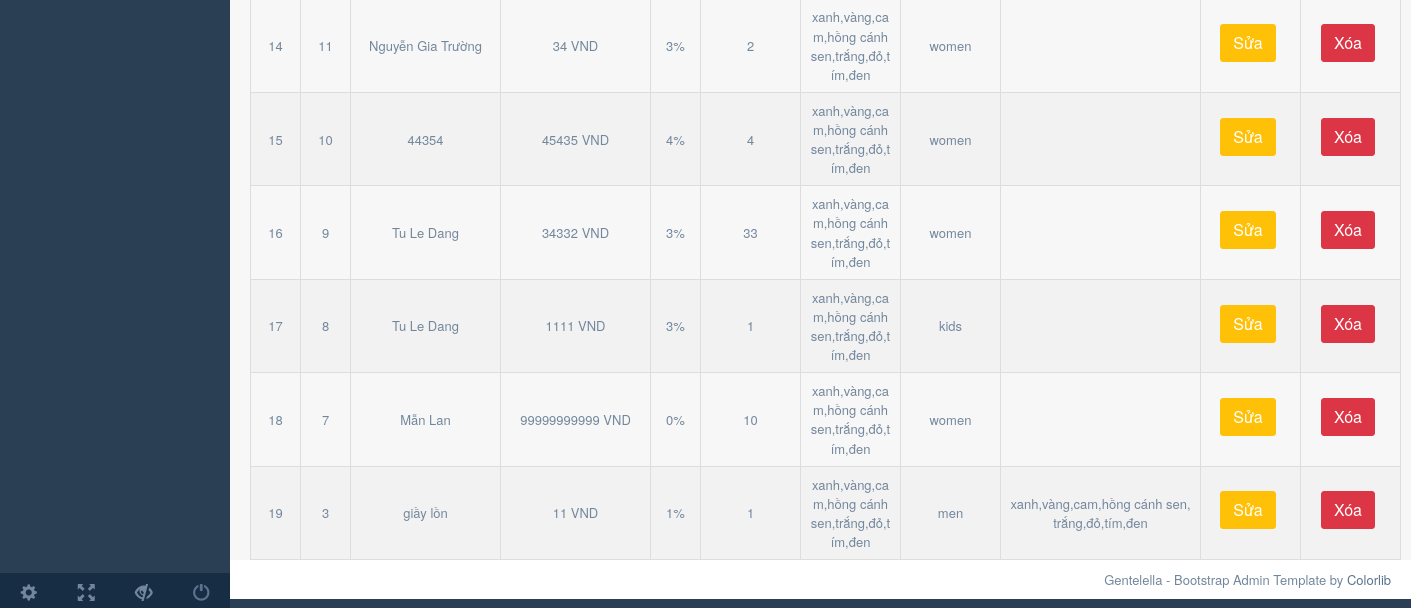
The page /admin/production/shoe.php (signed in, lower part) on the database as committed earlier.
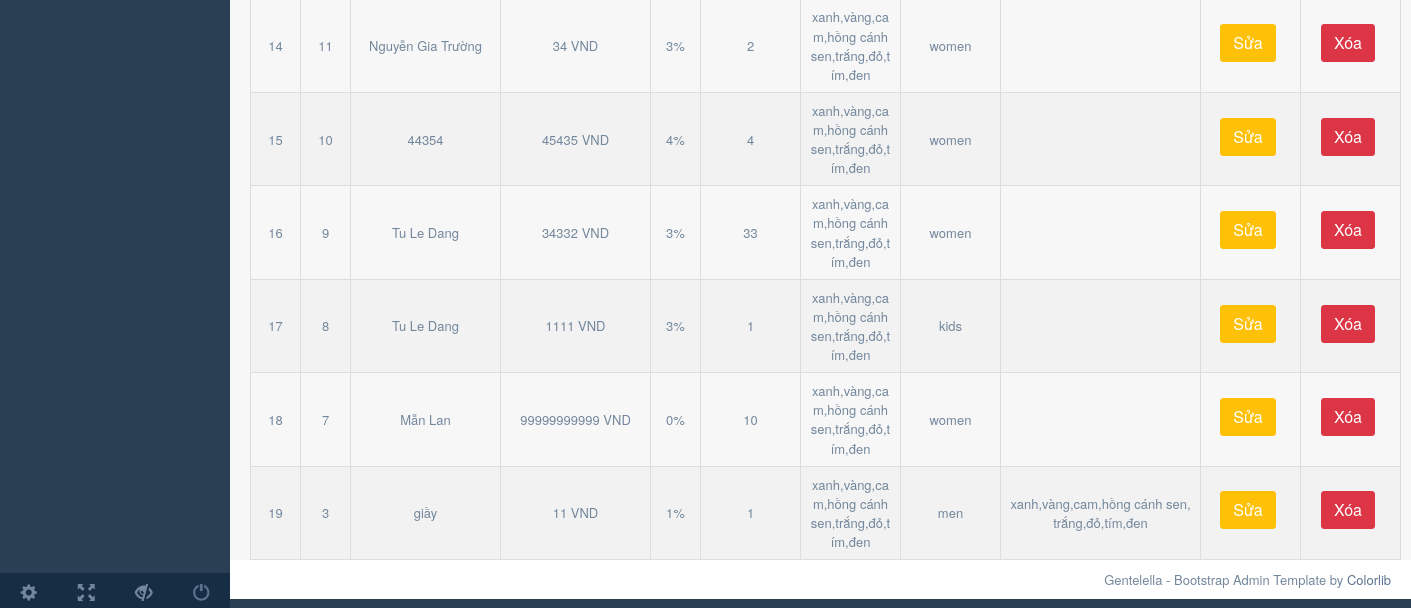
The same page on the database as committed later.
### tables this page shows
CREATE TABLE `shoe` (
  `id` int(11) NOT NULL,
  `name` varchar(255) NOT NULL,
  `price` bigint(11) NOT NULL,
  `sale` int(11) NOT NULL,
  `size` varchar(255) NOT NULL,
  `category_id` int(11) NOT NULL,
  `color` varchar(255) NOT NULL,
  `review` varchar(500) NOT NULL
);

CREATE TABLE `category` (
  `id` int(11) NOT NULL,
  `name` varchar(255) NOT NULL
);

### repository/shoeRepository.php (called while the page is built, shortened)
<?php
    require_once(__DIR__."../../connect.php");
    class ShoeRepository{
        public function getAll($limit){
            global $conn;
            $sql = "select s.id as shoe_id, s.name as shoe_name, s.*, c.* from shoe s join category c on c.id=s.category_id order by s.id desc ";
            return mysqli_query($conn,$sql);
        }
    }
?>

### admin/production/shoe.php (the view, shortened to what this page needs)
<?php
    require_once("../../backend/filterAdmin.php");
    require_once("../../repository/shoeRepository.php");
    $shoeRepository = new ShoeRepository();
?>
<!DOCTYPE html>
<html lang="en">
  <head>
    <link href="../vendors/bootstrap/dist/css/bootstrap.min.css" rel="stylesheet">
    <link href="../vendors/font-awesome/css/font-awesome.min.css" rel="stylesheet">
    <link href="../vendors/nprogress/nprogress.css" rel="stylesheet">
    <link href="../vendors/iCheck/skins/flat/green.css" rel="stylesheet">
    <link href="../vendors/bootstrap-progressbar/css/bootstrap-progressbar-3.3.4.min.css" rel="stylesheet">
    <link href="../vendors/jqvmap/dist/jqvmap.min.css" rel="stylesheet"/>
    <link href="../vendors/bootstrap-daterangepicker/daterangepicker.css" rel="stylesheet">
    <link href="../build/css/custom.min.css" rel="stylesheet">
    <link href="css/shoe.css" rel="stylesheet">
  </head>
  <body class="nav-md">
    <div class="container body">
      <div class="main_container">
        <div class="col-md-3 left_col">
          <div class="left_col scroll-view">
            <br />
            <div class="sidebar-footer hidden-small">
              <a data-toggle="tooltip" data-placement="top" title="Settings">
                <span class="glyphicon glyphicon-cog" aria-hidden="true"></span>
              </a>
              <a data-toggle="tooltip" data-placement="top" title="FullScreen">
                <span class="glyphicon glyphicon-fullscreen" aria-hidden="true"></span>
              </a>
              <a data-toggle="tooltip" data-placement="top" title="Lock">
                <span class="glyphicon glyphicon-eye-close" aria-hidden="true"></span>
              </a>
              <a data-toggle="tooltip" data-placement="top" title="Logout" href="login.html">
                <span class="glyphicon glyphicon-off" aria-hidden="true"></span>
              </a>
            </div>
          </div>
        </div>
        <div class="right_col" role="main">
          <table id="tableShoe">
            <?php
                  $listShoe = $shoeRepository->getAll(null);
                  $i=1;
                  foreach($listShoe as $shoe){
              ?>
            <tr>
                <td><?php echo $i++; ?></td>
                <td><?php echo $shoe['shoe_id']?></td>
                <td><?php echo $shoe['shoe_name']?></td>
                <td><?php echo $shoe['price']." VND"?></td>
                <td><?php echo $shoe['sale']."%"?></td>
                <td><?php echo $shoe['size']?></td>
                <td><?php echo $shoe['color']?></td>
                <td><?php echo $shoe['name']?></td>
                <td><?php echo $shoe['review']?></td>
                <td><a class="btn btn-warning" href="updateShoe.php?id=<?php echo $shoe['shoe_id']?>" role="button">Sửa</a></td>
                <td><a class="btn btn-danger" href="deleteShoe.php?id=<?php echo $shoe['shoe_id']?>" role="button" onclick="return confirm('Bạn có muốn xóa không?');">Xóa</a></td>
            </tr>
            <?php
                  }
            ?>
        </table>
        </div>
        <footer>
          <div class="pull-right">
            Gentelella - Bootstrap Admin Template by <a href="https://colorlib.com">Colorlib</a>
          </div>
          <div class="clearfix"></div>
        </footer>
      </div>
    </div>
  </body>
</html>

### admin/production/css/shoe.css (style rules this page uses)
table, th, td { border:1px solid black; text-align: center; }
#tableShoe { border-collapse: collapse; width: 100%; margin: 0 auto; }
#tableShoe tr:nth-child(even) { background-color: #f2f2f2; }

Rows that differ between the two databases and show on the page:
changed shoe "men": name "giầy lồn" → "giầy"
